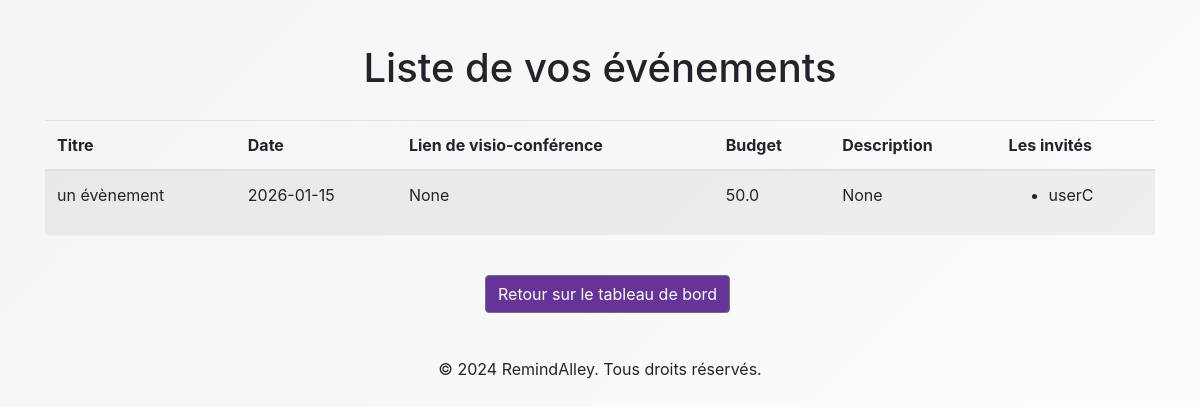
Page /user/list_events (signed in) on the earlier database version.
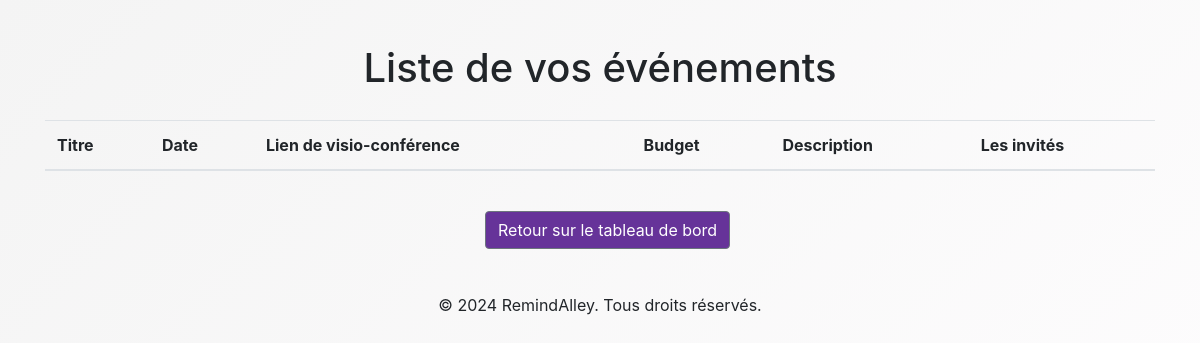
Same page on the later database version.
### app/models/event.py (models this page shows)
class Event(db.Model):
    __tablename__ = 'event'
    id = db.Column(db.Integer, primary_key = True)
    title = db.Column(db.String(120), nullable=False)
    date = db.Column(db.DateTime, nullable=False)
    zoom_link = db.Column(db.String(500))
    budget = db.Column(db.Float)
    cost = db.Column(db.Float)
    description = db.Column(db.String(500))
    comments = db.Column(db.String(500))
    owner_id = db.Column(db.Integer, db.ForeignKey('user.id'), nullable=False)
    event_type = db.Column(db.String(50), nullable=False)
    priority = db.Column(db.String(50), nullable=False)
    location = db.Column(db.String(150))
    marriage_details = db.relationship('MarriageEvent', uselist=False, backref='event', cascade="all, delete-orphan")
    party_details = db.relationship('PartyEvent', uselist=False, backref='event', cascade="all, delete-orphan")
    meeting_details = db.relationship('MeetingEvent', uselist=False, backref='event', cascade="all, delete-orphan")
    festival_details = db.relationship('FestivalEvent', uselist=False, backref='event', cascade="all, delete-orphan")

### app/models/user.py (models this page shows, shortened)
class User(db.Model):
    __tablename__ = 'user'
    id = db.Column(db.Integer, primary_key=True)
    username = db.Column(db.String(150), unique=True, nullable=False)
    family_name = db.Column(db.String(150), nullable=False)
    name = db.Column(db.String(150), nullable=False)
    email = db.Column(db.String(150), unique=True, nullable=False)
    phone_number = db.Column(db.String(150), unique=True, nullable=False)
    dateOfBirth = db.Column(db.Date, nullable=False)
    password_hash = db.Column(db.String(150), nullable=False)
    is_active = db.Column(db.Boolean, default=True)
    login_attempts = db.Column(db.Integer, default=0)
    events = db.relationship('Event', backref='owner', lazy=True)
    invited_events = db.relationship('Event', secondary='invitations', backref='invited_users')
    @property
    def is_authenticated(self):
        return True
    """Désactive le compte utilisateur."""
    """Réinitialise le compteur de tentatives de connexion lorsqu'une connexion réussit """

### app/routes/user.py (the view)
@user_bp.route('/list_events', methods=['GET', 'POST'])
@login_required
def list_events():
    events = Event.query.filter_by(owner=current_user).all()
    return render_template('list_events.html', events=events)

### app/templates/list_events.html (shortened to what this page needs)
<!DOCTYPE html>
<html lang="fr">
<head>
    <link rel="stylesheet" href="{{ url_for('static', filename='css/style.css') }}">
    <link rel="stylesheet" href="{{ url_for('static', filename='css/modifyEvent.css') }}">
    <link rel="stylesheet" href="https://maxcdn.bootstrapcdn.com/bootstrap/4.5.2/css/bootstrap.min.css">
</head>
<body>
    <div class="container mt-4">
        <h1>Liste de vos événements</h1>
        <table class="table table-striped">
            <thead>
                <tr>
                    <th>Titre</th>
                    <th>Date</th>
                    <th>Lien de visio-conférence</th>
                    <th>Budget</th>
                    <th>Description</th>
                    <th>Les invités</th>
                </tr>
            </thead>
            <tbody>
                {% for event in events %}
                <tr>
                    <td>{{ event.title }}</td>
                    <td>{{ event.date.strftime('%Y-%m-%d') }}</td>
                    <td>{{ event.zoom_link }}</td>
                    <td>{{ event.budget }}</td>
                    <td>{{ event.description }}</td>
                    <td>
                        <ul>
                            {% for user in event.invited_users %}
                                <li>{{ user.username }}</li>
                            {% else %}
                                <li>Aucun invité</li>
                            {% endfor %}
                        </ul>
                    </td>
                </tr>
                {% endfor %}
            </tbody>
        </table>
        <br>
        <a href="{{ url_for('user.user_dashboard', user_id=current_user.id) }}" class="btn btn-secondary" id="ret_btn">Retour sur le tableau de bord</a>
    </div>
    <br>
    <footer class="footer_ra">
        <p>&copy; 2024 RemindAlley. Tous droits réservés.</p>
    </footer>
</body>
</html>

Differences in the rows shown:
removed Event: title "un évènement", date "2026-01-15", zoom_link "None", budget "50.0", description "None"
removed User: username "userC"
